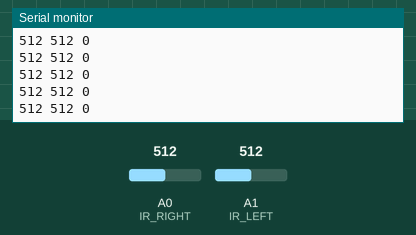
Recording of a sketch running on a simulated Arduino Uno, built with avr-gcc and run on an emulated ATmega328P. Parts: the last lines printed to the serial monitor. Inputs (shaded band) come from the test bench; at power-on: A0 (IR_RIGHT) = 512, A1 (IR_LEFT) = 512.

Above: at 1.2 s.
1.3 s: A0 (IR_RIGHT) set to 532
At 1.8 s:
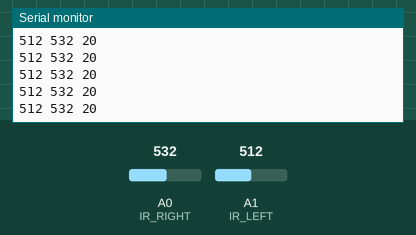
4.3 s: A1 (IR_LEFT) set to 625
At 5.0 s:
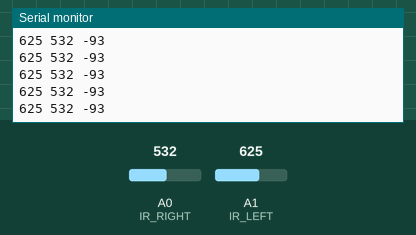
5.8 s: A1 (IR_LEFT) set to 642
At 6.3 s:
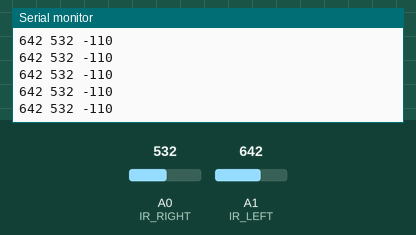
Timing chart, 0 to 8.8 s (numbered marks = the images above; inputs shaded):
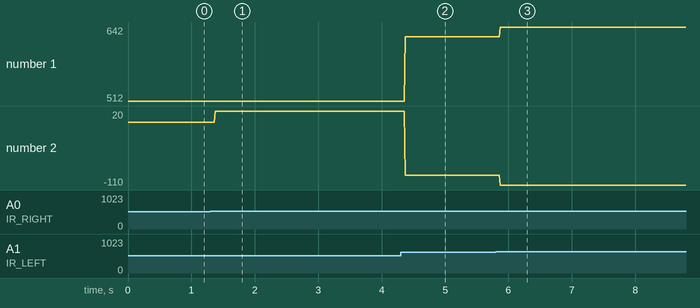

The sketch:

irled_measurement_tool.ino
```cpp
/******************
 * Pin Definitions*
 ******************/

//IR sensors
#define IR_LEFT 1  //left IR sensor analog input pin
#define IR_RIGHT 0 //right IR sensor analog input pin

/********************
 * Value Definitions*
 ********************/

int leftIR_Val = 0; //left IR sensor's ADC value
int rightIR_Val = 0; //right IR sensor's ADC value


/////////////////////////////////////////////////////////////

void setup() {
  Serial.begin(9600);

  pinMode (IR_LEFT, INPUT);
  pinMode (IR_RIGHT, INPUT);
}

void loop() {
  leftIR_Val = analogRead(IR_LEFT); //read the value for the left IR LED
  rightIR_Val = analogRead(IR_RIGHT); //read the value for the right IR LED

  //print the data to the serial monitor
  Serial.print (leftIR_Val);
  Serial.print(" ");
  Serial.print(rightIR_Val);
  Serial.print(" ");
  Serial.println(rightIR_Val - leftIR_Val);

  delay(1); //suggested "delay in between reads for stabilitiy" (Arduino AnalogReadSerial example)
}
```

Measured:
- after the input at 1.3 s, the serial monitor: prints a new line after 0.07 s (image 1)
- after the input at 4.3 s, the serial monitor: prints a new line after 0.07 s (image 2)
- after the input at 5.8 s, the serial monitor: prints a new line after 0.07 s (image 3)
- plotted number 1: 512 → 625 after the input at 4.3 s, 625 → 642 after the input at 5.8 s
- plotted number 2: 0 → 20 after the input at 1.3 s, 20 → -93 after the input at 4.3 s, -93 → -110 after the input at 5.8 s
